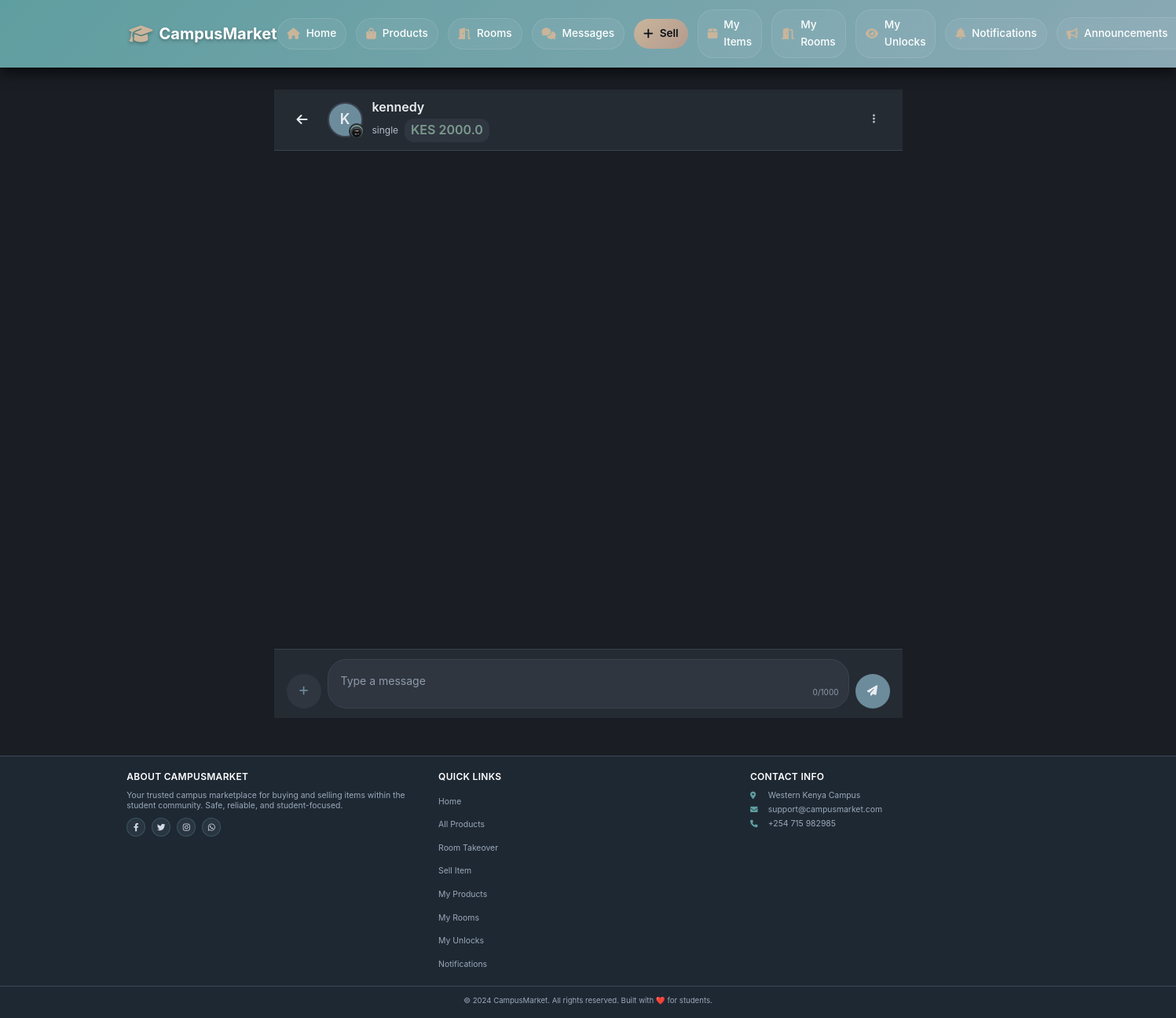
The page /chat/14 (signed in) on the database its author committed.
### app/models.py (models this page shows, shortened)
class User(UserMixin, db.Model):
    __tablename__ = 'users'
    id = db.Column(db.Integer, primary_key=True)
    username = db.Column(db.String(80), unique=True, nullable=False)
    email = db.Column(db.String(120), unique=True, nullable=False)
    password_hash = db.Column(db.String(128))
    phone = db.Column(db.String(20))
    created_at = db.Column(db.DateTime, default=datetime.utcnow)
    google_id = db.Column(db.String(100), unique=True, nullable=True)
    profile_picture = db.Column(db.String(500), nullable=True)
    products = db.relationship('Product',
        foreign_keys='Product.seller_id',
        back_populates='seller',
        lazy=True
    )
    payments = db.relationship('Payment',
        back_populates='payment_user',
        lazy=True
    )
    phone_number = db.Column(db.String(20))
    campus_location = db.Column(db.String(100))
    hostel_name = db.Column(db.String(100))
    hostel_room = db.Column(db.String(20))
    whatsapp_number = db.Column(db.String(20))
    show_contact_details = db.Column(db.Boolean, default=True)
    contact_preference = db.Column(db.String(20), default='whatsapp')
    is_admin = db.Column(db.Boolean, default=False)
    conversations_as_buyer = db.relationship('Chat',
        foreign_keys='Chat.buyer_id',
        back_populates='buyer',
        lazy=True,
        cascade='all, delete-orphan'
    )
    conversations_as_seller = db.relationship('Chat',
        foreign_keys='Chat.seller_id',
        back_populates='seller',
        lazy=True,
        cascade='all, delete-orphan'
    )
    sent_messages = db.relationship('Message',
        foreign_keys='Message.sender_id',
        back_populates='sender',
        lazy=True,
        cascade='all, delete-orphan'
    )
    sent_offers = db.relationship('Offer',
        foreign_keys='Offer.buyer_id',
        back_populates='offer_buyer',
        lazy=True
    )
    received_offers = db.relationship('Offer',
        foreign_keys='Offer.seller_id',
        back_populates='offer_seller',
        lazy=True
    )

class ProductImage(db.Model):
    __tablename__ = 'product_images'
    id = db.Column(db.Integer, primary_key=True)
    filename = db.Column(db.String(255), nullable=False)
    filepath = db.Column(db.String(500), nullable=False)
    uploaded_at = db.Column(db.DateTime, default=datetime.utcnow)
    group_id = db.Column(db.Integer, db.ForeignKey('product_image_groups.id'))
    group = db.relationship('ProductImageGroup', back_populates='images')

class Product(db.Model):
    __tablename__ = 'products'
    id = db.Column(db.Integer, primary_key=True)
    title = db.Column(db.String(100), nullable=False)
    description = db.Column(db.Text)
    price = db.Column(db.Float, nullable=False)
    condition = db.Column(db.String(20))
    contact_info = db.Column(db.Text)
    is_fast_moving = db.Column(db.Boolean, default=False)
    is_active = db.Column(db.Boolean, default=True)
    is_sold = db.Column(db.Boolean, default=False)
    Token = db.Column(db.Float, nullable=False)
    category_id = db.Column(db.Integer, db.ForeignKey('categories.id'), nullable=False)
    seller_id = db.Column(db.Integer, db.ForeignKey('users.id'), nullable=False)
    image_group_id = db.Column(db.Integer, db.ForeignKey('product_image_groups.id'), nullable=True)
    created_at = db.Column(db.DateTime, default=datetime.utcnow)
    updated_at = db.Column(db.DateTime, default=datetime.utcnow, onupdate=datetime.utcnow)
    hostel_name = db.Column(db.String(100), nullable=False, default='')
    location = db.Column(db.String(100), nullable=False, default='')
    leave_date = db.Column(db.DateTime, nullable=False, default=datetime.utcnow)
    room_type = db.Column(db.String(20), default='single')
    deposit = db.Column(db.Float, default=0)
    commission_percentage = db.Column(db.Float, default=0)
    is_commission_listing = db.Column(db.Boolean, default=False)
    status = db.Column(db.String(20), default='available')
    agreement_user_id = db.Column(db.Integer, db.ForeignKey('users.id'), nullable=True)
    agreement_expires_at = db.Column(db.DateTime, nullable=True)
    booked_at = db.Column(db.DateTime, nullable=True)
    total_unlocks = db.Column(db.Integer, default=0)
    last_interest_update = db.Column(db.DateTime, default=datetime.utcnow)
    payments = db.relationship('Payment', back_populates='product', lazy=True, cascade="all, delete-orphan")
    chats = db.relationship('Chat', back_populates='product', lazy=True, cascade='all, delete-orphan')
    offers = db.relationship('Offer', back_populates='product', lazy=True, cascade='all, delete-orphan')
    unlocks = db.relationship(
    'ProductUnlock',
    back_populates='product',
    cascade='all, delete-orphan'
)
    notifications = db.relationship(
    'Notification',
    back_populates='product',
    cascade='all, delete-orphan'
)
    agreement_user = db.relationship('User', foreign_keys=[agreement_user_id])
    category = db.relationship('Category', back_populates='products')
    seller = db.relationship('User', foreign_keys=[seller_id], back_populates='products')
    image_group = db.relationship('ProductImageGroup', back_populates='product')
    @property
    def images(self):
        if self.image_group:
            return self.image_group.images
        return []

### app/chat/routes.py (the view)
@chat_bp.route('/<int:chat_id>')
@login_required
def chat_room(chat_id):
    chat = Chat.query.get_or_404(chat_id)
    if chat.buyer_id != current_user.id and chat.seller_id != current_user.id:
        abort(403)
    chat.mark_messages_as_read(current_user.id)
    messages = Message.query.filter_by(chat_id=chat_id)\
        .order_by(Message.created_at.asc())\
        .all()
    other_user = chat.get_other_participant(current_user.id)
    return render_template('chat/room.html',
                         chat=chat,
                         messages=messages,
                         other_user=other_user,
                         product=chat.product)

### app/models.py (called while the page is built)
@login_manager.user_loader
def load_user(user_id):
    return User.query.get(int(user_id))

    def get_other_participant(self, current_user_id):
        if current_user_id == self.buyer_id:
            return self.seller
        return self.buyer

    def mark_messages_as_read(self, user_id):
        unread_messages = Message.query.filter_by(
            chat_id=self.id,
            receiver_id=user_id,
            is_read=False,
            is_deleted=False
        ).all()
        for message in unread_messages:
            message.is_read = True
        db.session.commit()

### app/templates/chat/room.html (shortened to what this page needs)
{% extends "base.html" %}
{% block content %}
<div class="chat-container">
    <div class="chat-header">
        <div class="header-left">
            <a href="{{ url_for('chat.index') }}" class="back-button">
                <i class="fas fa-arrow-left"></i>
            </a>
            <div class="chat-info">
                <div class="chat-avatar">
                    {% if other_user.profile_picture %}
                        <img src="{{ other_user.profile_picture }}" alt="{{ other_user.username }}">
                    {% else %}
                        <div class="avatar-placeholder">
                            {{ other_user.username[0]|upper }}
                        </div>
                    {% endif %}
                    <div class="product-indicator" title="{{ product.title }}">
                        {% if product.images %}
                            <img src="{{ url_for('static', filename='uploads/' + product.images[0].filename) }}"
                                 alt="{{ product.title }}">
                        {% else %}
                            <i class="fas fa-box"></i>
                        {% endif %}
                    </div>
                </div>
                <div class="chat-details">
                    <h4>{{ other_user.username }}</h4>
                    <div class="product-info">
                        <span class="product-name">{{ product.title|truncate(25) }}</span>
                        <span class="product-price">KES {{ product.price }}</span>
                    </div>
                </div>
            </div>
        </div>
        <div class="header-actions">
            <button class="action-btn" onclick="toggleMenu()" title="Menu">
                <i class="fas fa-ellipsis-v"></i>
            </button>
        </div>
    </div>
    <div class="messages-area" id="messagesContainer">
    </div>
    {% if chat.is_active %}
    <div class="input-area">
        <form id="messageForm" class="input-form" onsubmit="sendMessage(event)">
            <button type="button" class="attach-button" id="attachBtn" onclick="document.getElementById('imageInput').click()">
                <i class="fas fa-plus"></i>
            </button>
            <div class="input-wrapper">
                <textarea
                    id="messageInput"
                    placeholder="Type a message"
                    rows="1"
                    maxlength="1000"
                    oninput="autoResize(this); updateCharCounter()"
                ></textarea>
                <span class="char-counter" id="charCounter">0/1000</span>
            </div>
            <button type="submit" class="send-button" id="sendBtn">
                <i class="fas fa-paper-plane"></i>
            </button>
        </form>
    </div>
    {% endif %}
</div>
{% endblock %}

### app/static/css/main.css (style rules this page uses)
:root { --primary: #5f9ea0; --primary-dark: #4a7c7e; --primary-light: #7bb2b4; --secondary: #b39b8e; --secondary-dark: #8e7a6f; --accent: #8aa9b5; --accent-purple: #9b8aa9; --bg-deep: #0a0f16; --bg-dark: #141b24; --bg-card: #1e2833; --bg-surface: #2a3542; --bg-hover: #334153; --dark-bg: #0a0f1c; --card-bg: #111827; --darker-bg: #070b14; --border-light: #3e4a5a; --border-medium: #4d5b6b; --border-dark: #1e293b; --border-light-auth: #334155; --text-primary: #ffffff; --text-secondary: #d3dce6; --text-muted: #9aa9b9; --text-accent: #c1d0da; --text-light: #f1f5f9; --text-muted-auth: #94a3b8; --soft-teal: #6fa8aa; --soft-coral: #c9a99b; --soft-gold: #c9b59b; --soft-lavender: #aa9fc2; --soft-mint: #9fc2b5; --soft-berry: #b59fa8; --success: #6b9e7a; --success-light: #7fb18e; --warning: #c9a06b; --warning-light: #d9b58a; --error: #c97b6b; --error-light: #d99484; --info: #7b9ec9; --info-light: #94b2d9; --auth-primary: #8b5cf6; --auth-primary-dark: #7c3aed; --auth-secondary: #f59e0b; --auth-accent: #06d6a0; --calm-bg: #1a1e24; --calm-card-bg: #252b33; --calm-surface: #2f3640; --calm-border: #3a424e; --calm-text: #e9edf2; --calm-text-secondary: #b4bcc8; --calm-text-muted: #8f9aaa; --calm-primary: #6c8c9c; --calm-primary-light: #8aa9bc; --calm-secondary: #7c9a8e; --calm-tertiary: #a58d7f; --calm-soft-blue: #7c9eb2; --calm-soft-green: #8fb0a2; --calm-soft-taupe: #b89e8e; --calm-soft-lavender: #9c94a8; --calm-success: #7c9a8e; --calm-warning: #c9a78b; --calm-error: #b58c8c; --calm-info: #8aa5b5; --grey-50: #f8f9fa; --grey-100: #e9ecef; --grey-200: #dee2e6; --grey-300: #ced4da; --grey-400: #adb5bd; --grey-500: #6c757d; --grey-600: #495057; --grey-700: #343a40; --grey-800: #212529; --grey-900: #1a1e24; --gradient-primary: linear-gradient(135deg, #5f9ea0, #8aa9b5); --gradient-secondary: linear-gradient(135deg, #b39b8e, #9b8aa9); --gradient-accent: linear-gradient(135deg, #6fa8aa, #aa9fc2); --gradient-dark: linear-gradient(135deg, #1e2833, #0a0f16); --gradient-gold: linear-gradient(135deg, #c9b59b, #b39b8e); --gradient-teal: linear-gradient(135deg, #5f9ea0, #6fa8aa); --gradient-auth: linear-gradient(135deg, #8b5cf6, #06d6a0); --gradient-calm: linear-gradient(135deg, #6c8c9c, #7c9a8e, #a58d7f); --shadow-sm: 0 2px 4px rgba(0, 0, 0, 0.4); --shadow-md: 0 4px 8px rgba(0, 0, 0, 0.5); --shadow-lg: 0 8px 16px rgba(0, 0, 0, 0.6); --shadow-xl: 0 12px 24px rgba(0, 0, 0, 0.7); --shadow-auth: 0 10px 25px -5px rgba(0, 0, 0, 0.6); --radius: 12px; --radius-sm: 8px; --radius-lg: 20px; --radius-auth: 10px; }
* { margin: 0; padding: 0; box-sizing: border-box; }
body { font-family: 'Inter', sans-serif; background-color: var(--bg-deep); color: var(--text-primary); line-height: 1.6; }

### app/static/css/responsive.css (style rules this page uses)
@media (min-width: 769px) { body { padding-bottom: 0; } }

### app/static/css/my_products.css (style rules this page uses)
.product-price { font-size: 0.9rem; font-weight: 700; color: var(--primary); white-space: nowrap; }

### app/static/css/buyer_contact.css (style rules this page uses)
.product-price { font-size: 1rem; font-weight: 700; color: var(--primary-light); }

### app/static/css/edit_contact.css (style rules this page uses)
* { transition: all 0.2s ease; }

### rows shown on the page
User: username "K", username "kennedy"
ProductImage: filename (picture)
Product: title "single", price "2000.0"
